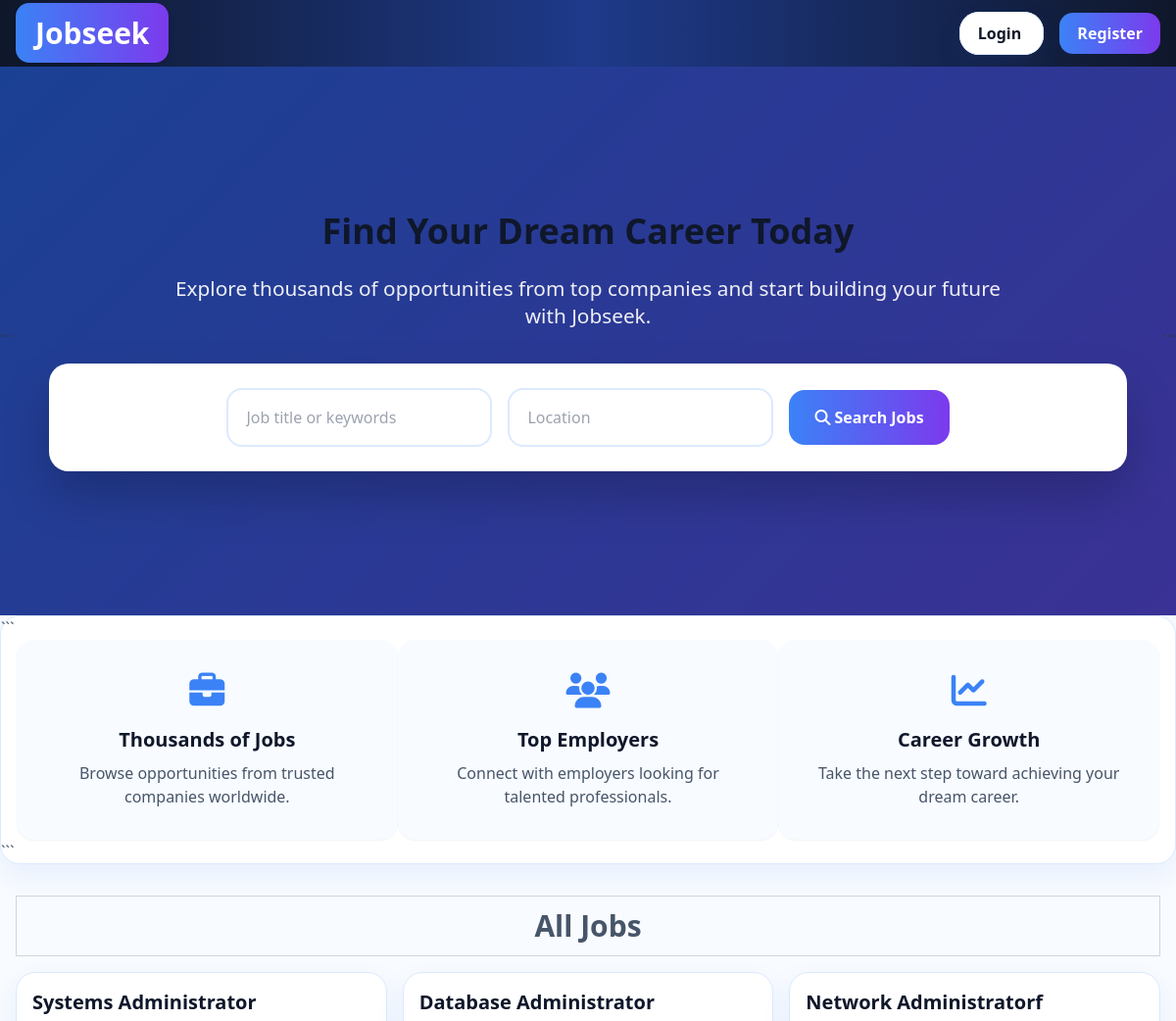
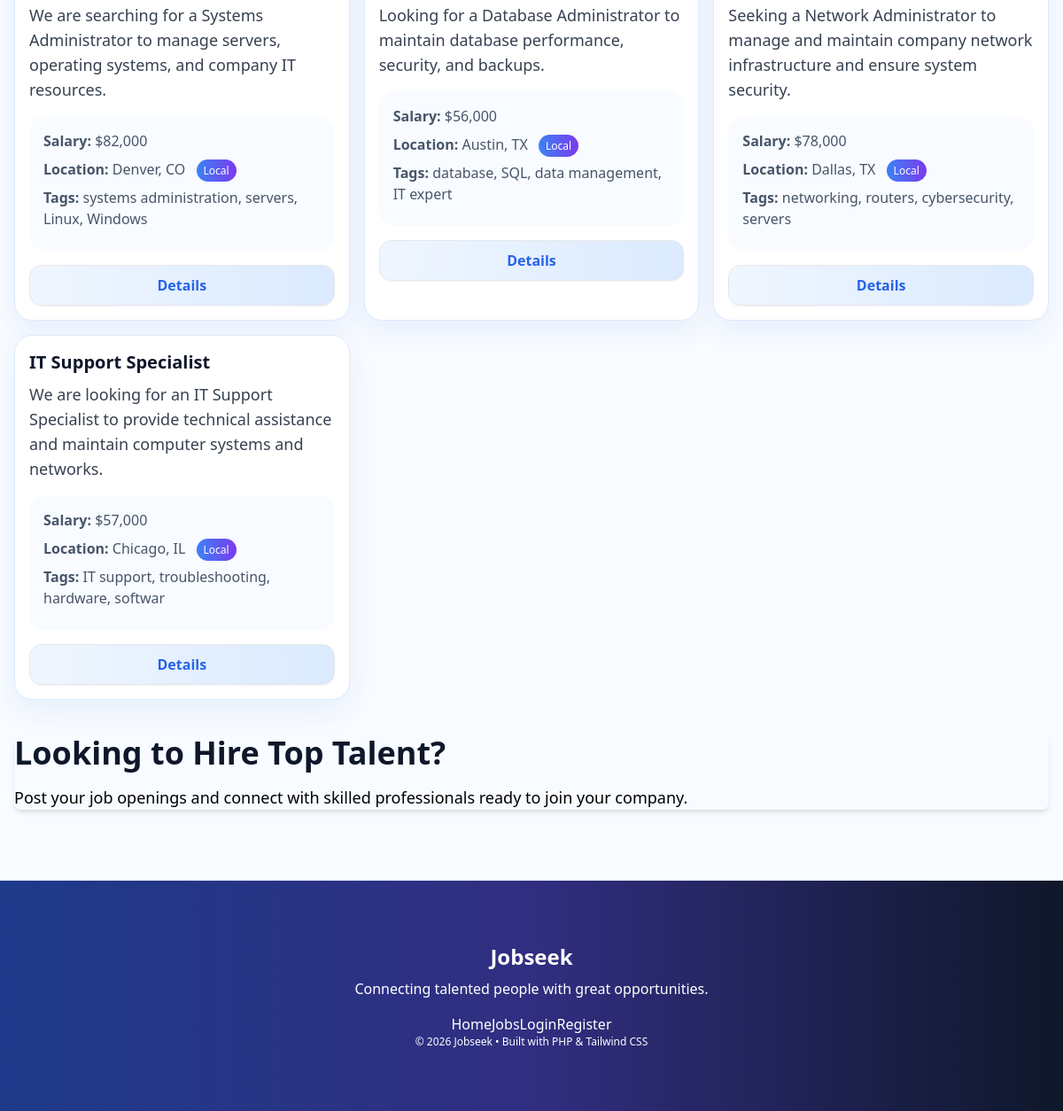
The page /listings on the database its author committed (2 pictures, top to bottom).
### tables this page shows
CREATE TABLE IF NOT EXISTS `listings` (
  `id` int NOT NULL AUTO_INCREMENT,
  `user_id` int NOT NULL,
  `title` varchar(255) NOT NULL,
  `company` varchar(45) NOT NULL,
  `description` longtext NOT NULL,
  `email` varchar(45) DEFAULT NULL,
  `salary` varchar(45) NOT NULL,
  `phone` varchar(45) NOT NULL DEFAULT '',
  `requirements` longtext NOT NULL,
  `benefits` longtext NOT NULL,
  `created_at` timestamp NOT NULL DEFAULT CURRENT_TIMESTAMP,
  `tags` varchar(255) NOT NULL,
  `address` varchar(255) NOT NULL,
  `city` varchar(45) NOT NULL,
  `state` varchar(45) NOT NULL,
  PRIMARY KEY (`id`),
  KEY `fk_listings_users` (`user_id`),
  CONSTRAINT `fk_listings_users` FOREIGN KEY (`user_id`) REFERENCES `users` (`id`) ON DELETE CASCADE ON UPDATE CASCADE
);

### App/controllers/ListingsController.php (called while the page is built, shortened)
<?php
class ListingsController
{
    protected $db;
    public function __construct()
    {
        $config = require basePath('config/db.php');
        $this->db = new Database($config);
    }
    public function index()
    {
        $listings = $this->db
            ->query('SELECT * FROM listings ORDER BY id DESC')
            ->fetchAll(\PDO::FETCH_ASSOC);
        loadView('listings/index', [
            'listings' => $listings
        ]);
    }
}

### public/index.php (called while the page is built, shortened)
<?php
require '../helpers.php';
$router = new Router();
$uri = parse_url($_SERVER['REQUEST_URI'], PHP_URL_PATH);
$router->route($uri);

### Framework/Database.php (called while the page is built, shortened)
<?php
class Database
{
    public $conn;
    public function __construct($config)
    {
        $dsn = 'mysql:host=' . $config['host'] .
            ';port=' . $config['port'] .
            ';dbname=' . $config['dbname'];
        try {
            $this->conn = new \PDO(
                $dsn,
                $config['username'],
                $config['password']
            );
            $this->conn->setAttribute(
                \PDO::ATTR_ERRMODE,
                \PDO::ERRMODE_EXCEPTION
            );
        } catch (\PDOException $e) {
            die('Connection failed: ' . $e->getMessage());
        }
    }
    public function query($query, $params = [])
    {
        $stmt = $this->conn->prepare($query);
        $stmt->execute();
        return $stmt;
    }
}

### App/views/listings/index.view.php (the view, shortened to what this page needs)
<?php require basePath('App/views/partials/head.php'); ?>
<?php require basePath('App/views/partials/navbar.php'); ?>
<?php require basePath('App/views/partials/showcase-search.php'); ?>
<?php require basePath('App/views/partials/top-banner.php'); ?>
<section>
    <div class="container mx-auto p-4 mt-4">
        <div class="text-center text-3xl mb-4 font-bold border border-gray-300 p-3">
            <?php if (isset($keywords)): ?>
                Search Result for: <?= htmlspecialchars($keywords) ?>
            <?php else : ?>
                All Jobs
            <?php endif; ?>
        </div>
        <div class="grid grid-cols-1 md:grid-cols-3 gap-4 mb-6">
            <?php foreach ($listings as $listing) : ?>
                <div class="rounded-lg shadow-md bg-white">
                    <div class="p-4">
                        <h2 class="text-xl font-semibold">
                            <?= $listing['title'] ?>
                        </h2>
                        <p class="text-gray-700 text-lg mt-2">
                            <?= $listing['description'] ?>
                        </p>
                        <ul class="my-4 bg-gray-100 p-4 rounded">
                            <li class="mb-2">
                                <strong>Salary:</strong>
                                <?= formatSalary($listing['salary']) ?>
                            </li>
                            <li class="mb-2">
                                <strong>Location:</strong>
                                <?= $listing['city'] ?>,
                                <?= $listing['state'] ?>
                                <span class="text-xs bg-blue-500 text-white rounded-full px-2 py-1 ml-2">
                                    Local
                                </span>
                            </li>
                            <?php if (!empty($listing['tags'])) : ?>
                                <li class="mb-2">
                                    <strong>Tags:</strong>
                                    <?= $listing['tags'] ?>
                                </li>
                            <?php endif; ?>
                        </ul>
                        <a href="/listings/listing/<?= $listing['id'] ?>"
                            class="block w-full text-center px-5 py-2.5 shadow-sm rounded border text-base font-medium text-indigo-700 bg-indigo-100 hover:bg-indigo-200">
                            Details
                        </a>
                    </div>
                </div>
            <?php endforeach; ?>
        </div>
    </div>
</section>
<?php require basePath('App/views/partials/bottom-banner.php'); ?>
<?php require basePath('App/views/partials/footer.php'); ?>

### Framework/Router.php (shortened to what this page needs)
<?php
class Router
{
    protected $routes = [];
    public function registerRoute($method, $uri, $action, $middleware = [])
    {
        list($controller, $controllerMethod) = explode('@', $action);
        $this->routes[] = [
            'method' => $method,
            'uri' => $uri,
            'controller' => $controller,
            'controllerMethod' => $controllerMethod,
            'middleware' => $middleware
        ];
    }
    public function route($uri)
    {
        $requestMethod = $_SERVER['REQUEST_METHOD'];
        foreach ($this->routes as $route) {
            $uriSegments = explode('/', trim($uri, '/'));
            $routeSegments = explode('/', trim($route['uri'], '/'));
            if (
                count($uriSegments) === count($routeSegments) &&
                strtoupper($route['method'] === $requestMethod)
            ) {
                $params = [];
                $match = true;
                for ($i = 0; $i < count($uriSegments); $i++) {
                    if ($routeSegments[$i] !== $uriSegments[$i] && !preg_match('/\{(.+?)\}/', $routeSegments[$i])) {
                        $match = false;
                        break;
                    }
                }
                if ($match) {
                    $controllerMethod = $route['controllerMethod'];
                    $controllerInstance = new $controller();
                    $controllerInstance->$controllerMethod($params);
                    return;
                }
            }
        }
    }
}

### public/css/style.css (style rules this page uses)
html { line-height: 1.5; -webkit-text-size-adjust: 100%; -moz-tab-size: 4; -o-tab-size: 4; tab-size: 4; font-family: ui-sans-serif, system-ui, -apple-system, BlinkMacSystemFont, "Segoe UI", Roboto, "Helvetica Neue", Arial, "Noto Sans", sans-serif, "Apple Color Emoji", "Segoe UI Emoji", "Segoe UI Symbol", "Noto Color Emoji"; font-feature-settings: normal; font-variation-settings: normal; }
body { margin: 0; line-height: inherit; }
h1, h2, h3, h4, h5, h6 { font-size: inherit; font-weight: inherit; }
a { color: inherit; text-decoration: inherit; }
b, strong { font-weight: bolder; }
blockquote, dl, dd, h1, h2, h3, h4, h5, h6, hr, figure, p, pre { margin: 0; }
ol, ul, menu { list-style: none; margin: 0; padding: 0; }
.container { width: 100%; }
@media (min-width: 640px) { .container { max-width: 640px; } }
@media (min-width: 768px) { .container { max-width: 768px; } }
@media (min-width: 1024px) { .container { max-width: 1024px; } }
.mx-auto { margin-left: auto; margin-right: auto; }
.my-4 { margin-top: 1rem; margin-bottom: 1rem; }
.mb-2 { margin-bottom: 0.5rem; }
.mb-4 { margin-bottom: 1rem; }
.mb-6 { margin-bottom: 1.5rem; }
.ml-2 { margin-left: 0.5rem; }
.mt-2 { margin-top: 0.5rem; }
.mt-4 { margin-top: 1rem; }
.block { display: block; }
.grid { display: grid; }
.w-full { width: 100%; }
.grid-cols-1 { grid-template-columns: repeat(1, minmax(0, 1fr)); }
.gap-4 { gap: 1rem; }
.rounded { border-radius: 0.25rem; }
.rounded-full { border-radius: 9999px; }
.rounded-lg { border-radius: 0.5rem; }
.border { border-width: 1px; }
.border-gray-300 { --tw-border-opacity: 1; border-color: rgb(209 213 219 / var(--tw-border-opacity)); }
.bg-blue-500 { --tw-bg-opacity: 1; background-color: rgb(59 130 246 / var(--tw-bg-opacity)); }
.bg-gray-100 { --tw-bg-opacity: 1; background-color: rgb(243 244 246 / var(--tw-bg-opacity)); }
.bg-indigo-100 { --tw-bg-opacity: 1; background-color: rgb(224 231 255 / var(--tw-bg-opacity)); }
.bg-white { --tw-bg-opacity: 1; background-color: rgb(255 255 255 / var(--tw-bg-opacity)); }
.p-3 { padding: 0.75rem; }
.p-4 { padding: 1rem; }
.px-2 { padding-left: 0.5rem; padding-right: 0.5rem; }
.px-5 { padding-left: 1.25rem; padding-right: 1.25rem; }
.py-1 { padding-top: 0.25rem; padding-bottom: 0.25rem; }
.py-2\.5 { padding-top: 0.625rem; padding-bottom: 0.625rem; }
.text-center { text-align: center; }
.text-3xl { font-size: 1.875rem; line-height: 2.25rem; }
.text-base { font-size: 1rem; line-height: 1.5rem; }
.text-lg { font-size: 1.125rem; line-height: 1.75rem; }
.text-xl { font-size: 1.25rem; line-height: 1.75rem; }
.text-xs { font-size: 0.75rem; line-height: 1rem; }
.font-bold { font-weight: 700; }
.font-medium { font-weight: 500; }
.font-semibold { font-weight: 600; }
.text-gray-700 { --tw-text-opacity: 1; color: rgb(55 65 81 / var(--tw-text-opacity)); }
.text-indigo-700 { --tw-text-opacity: 1; color: rgb(67 56 202 / var(--tw-text-opacity)); }
.text-white { --tw-text-opacity: 1; color: rgb(255 255 255 / var(--tw-text-opacity)); }
.shadow-md { --tw-shadow: 0 4px 6px -1px rgb(0 0 0 / 0.1), 0 2px 4px -2px rgb(0 0 0 / 0.1); --tw-shadow-colored: 0 4px 6px -1px var(--tw-shadow-color), 0 2px 4px -2px var(--tw-shadow-color); box-shadow: var(--tw-ring-offset-shadow, 0 0 #0000), var(--tw-ring-shadow, 0 0 #0000), var(--tw-shadow); }
.shadow-sm { --tw-shadow: 0 1px 2px 0 rgb(0 0 0 / 0.05); --tw-shadow-colored: 0 1px 2px 0 var(--tw-shadow-color); box-shadow: var(--tw-ring-offset-shadow, 0 0 #0000), var(--tw-ring-shadow, 0 0 #0000), var(--tw-shadow); }
@media (min-width: 768px) { .md\:grid-cols-3 { grid-template-columns: repeat(3, minmax(0, 1fr)); } }

### rows shown on the page
listings: title "Systems Administrator", description "We are searching for a Systems Administrator to manage servers, operating systems, and company IT resources.", salary "$82,000", city "Denver", state "CO", tags "systems administration, servers, Linux, Windows"
listings: title "Database Administrator", description "Looking for a Database Administrator to maintain database performance, security, and backups.", salary "$56,000", city "Austin", state "TX", tags "database, SQL, data management, IT expert"
listings: title "Network Administratorf", description "Seeking a Network Administrator to manage and maintain company network infrastructure and ensure system security.", salary "$78,000", city "Dallas", state "TX", tags "networking, routers, cybersecurity, servers"
listings: title "IT Support Specialist", description "We are looking for an IT Support Specialist to provide technical assistance and maintain computer systems and networks.", salary "$57,000", city "Chicago", state "IL", tags "IT support, troubleshooting, hardware, softwar"
